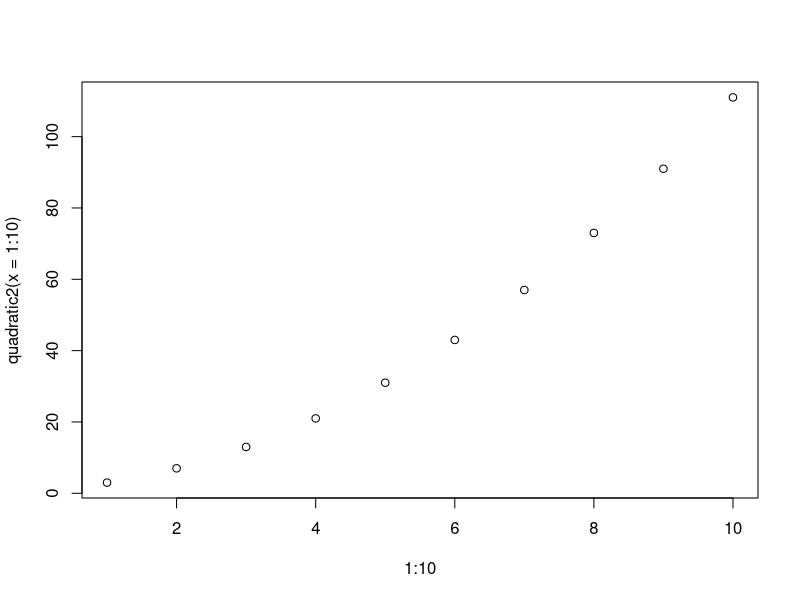
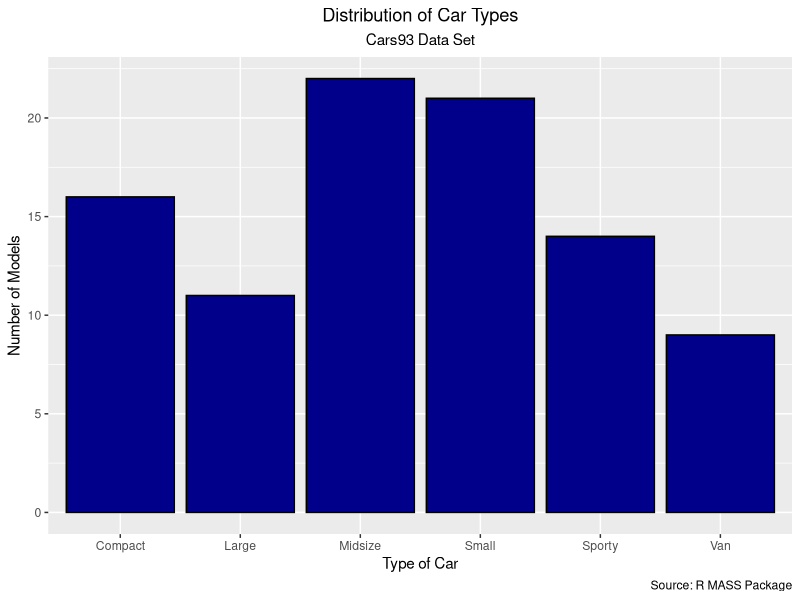
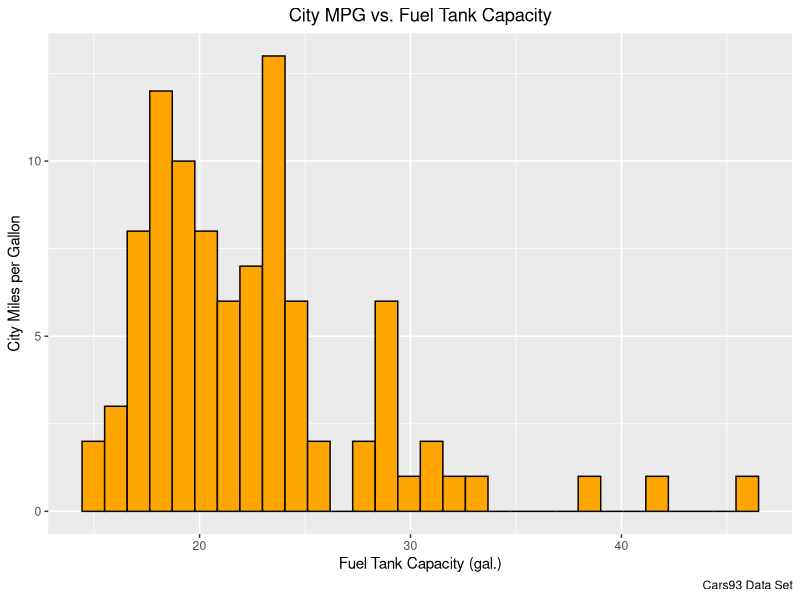
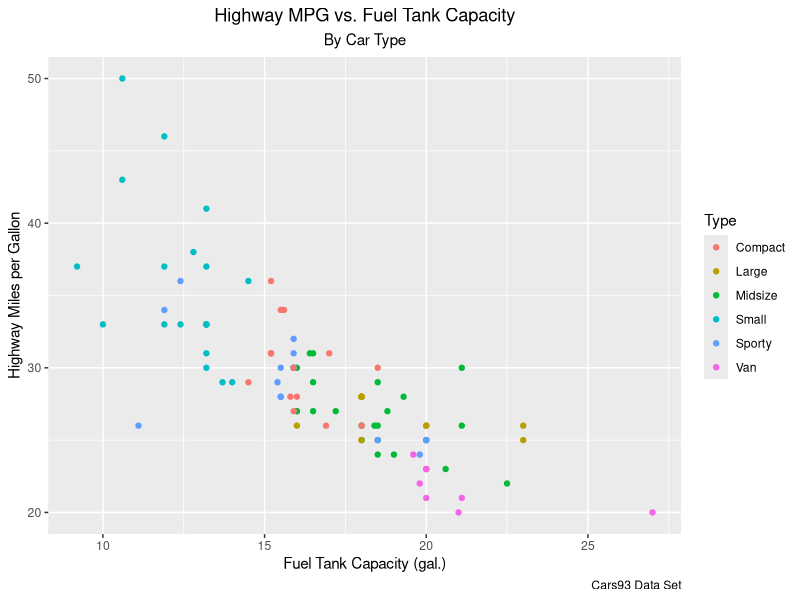
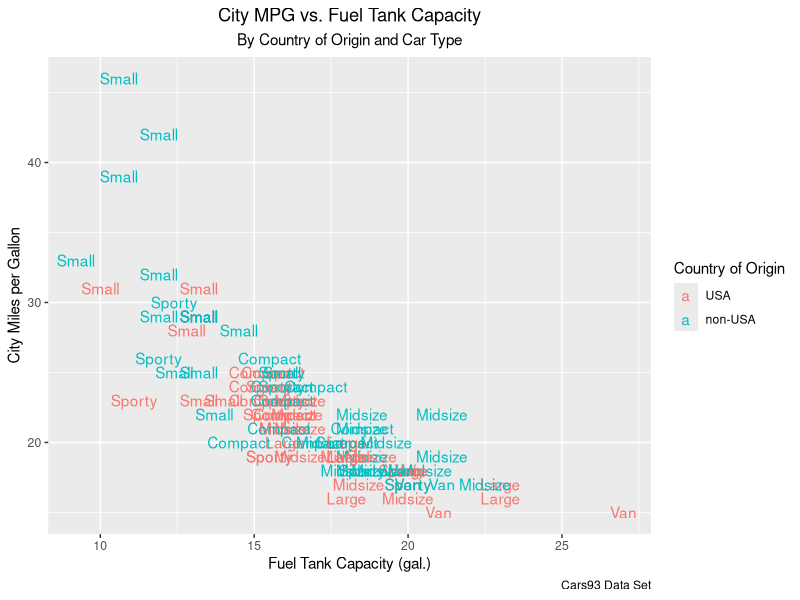

The R script that drew these images, in order:
## ---- chunk 1
quadratic <- function(a, b, c, x) {
  return(a * x^2 + b * x + c)
}
## ---- chunk 2
# example tests
all(
  quadratic(1, 5, 2, 0) == 2,
  quadratic(0, 5, 2, 1) == 7,
  quadratic(1, 0, 1, 10) == 101,
  quadratic(2, 3, 0, 5) == 65,
  quadratic(-1, 5, 5, 5) == 5
)
# note:  the all() function returns TRUE if all input expressions are true, and FALSE otherwise
## ---- chunk 3
quadratic2 <- function(a=1, b=1, c=1, x) {
  return(a * x^2 + b * x + c)
}
quadratic2(x=2)
## ---- chunk 4
1:10
## ---- chunk 5
quadratic2(x = 1:10)
## ---- chunk 6
plot(1:10, quadratic2(x = 1:10))
## ---- chunk 7
#install.packages("tidyverse")
#install.packages("ggplot2")
#library(ggplot2)

library(tidyverse)
## ---- chunk 8
library(MASS)
data(Cars93)

head(Cars93)
ncol(Cars93)
colnames(Cars93)
## ---- chunk 9
library(tidyverse)
library(MASS)
data(Cars93)

#  First graph
ggplot(data = Cars93) + 
  geom_bar(aes(x = Type), fill = "darkblue", color = "black") +
  labs(title = "Distribution of Car Types", 
       x = "Type of Car",
       y = "Number of Models",
       caption = "Source: R MASS Package",
       subtitle = "Cars93 Data Set") +
  theme(plot.title = element_text(hjust = 0.5),
        plot.subtitle = element_text(hjust = 0.5))

#  Second graph
ggplot(data = Cars93) + 
  geom_histogram(aes(x = MPG.city), fill = "orange", color = "black") +
  labs(title = "City MPG vs. Fuel Tank Capacity",
       caption = "Cars93 Data Set",
       x = "Fuel Tank Capacity (gal.)",
       y = "City Miles per Gallon") +
  theme(plot.title = element_text(hjust = 0.5),
        plot.subtitle = element_text(hjust = 0.5))

#  Third graph
ggplot(data = Cars93) + 
  geom_point(aes(x = Fuel.tank.capacity, y = MPG.highway, color = Type)) +
  labs(title = "Highway MPG vs. Fuel Tank Capacity",
       caption = "Cars93 Data Set",
       subtitle = "By Car Type",
       x = "Fuel Tank Capacity (gal.)",
       y = "Highway Miles per Gallon") +
  theme(plot.title = element_text(hjust = 0.5),
        plot.subtitle = element_text(hjust = 0.5))

#  Fourth graph
ggplot(data = Cars93) + 
  geom_text(aes(x = Fuel.tank.capacity, y = MPG.city, 
                label = Type, color = Origin)) +
  labs(title = "City MPG vs. Fuel Tank Capacity",
       subtitle = "By Country of Origin and Car Type", 
       caption = "Cars93 Data Set",
       x = "Fuel Tank Capacity (gal.)",
       y = "City Miles per Gallon",
       color = "Country of Origin") +
  theme(plot.title = element_text(hjust = 0.5),
        plot.subtitle = element_text(hjust = 0.5))
